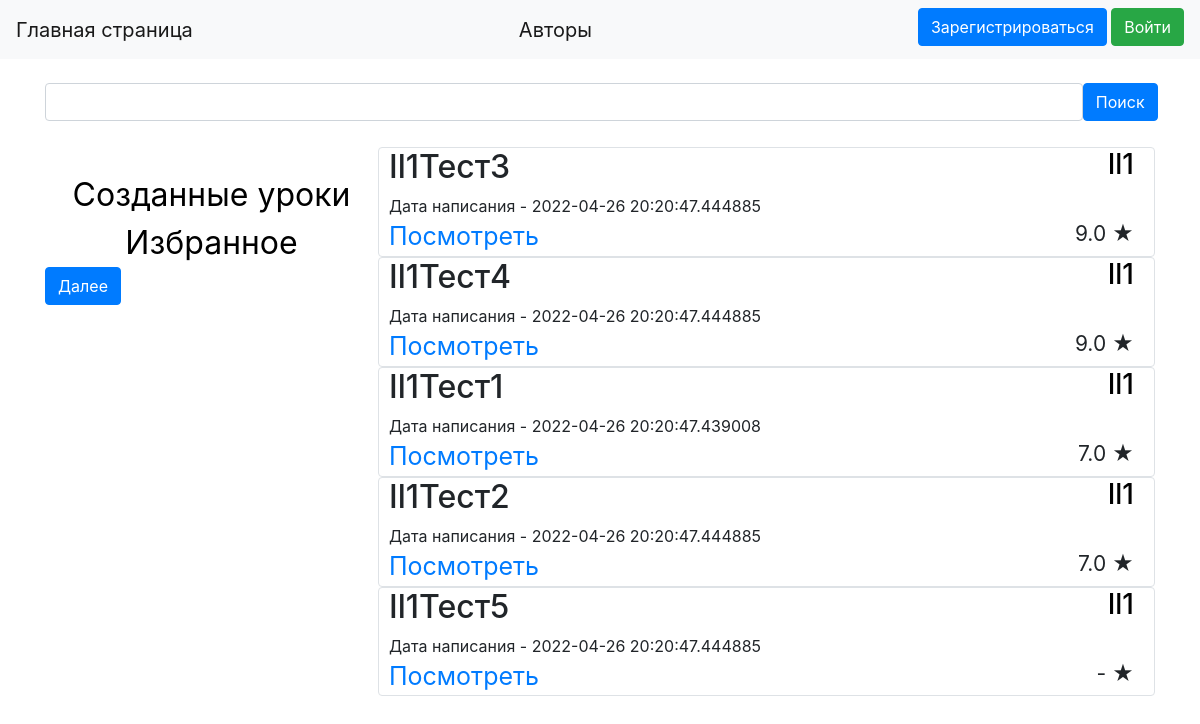
The page /profile/Il1 on the database its author committed.
### data1/lessons.py (models this page shows, shortened)
class Lesson(SqlAlchemyBase):
    __tablename__ = 'lessons'
    id = sqlalchemy.Column(sqlalchemy.Integer,
                           primary_key=True, autoincrement=True)
    title = sqlalchemy.Column(sqlalchemy.String, nullable=True)
    content = sqlalchemy.Column(sqlalchemy.String, nullable=True)
    added_to_favorites_count = sqlalchemy.Column(sqlalchemy.Integer, default=0)
    rate = sqlalchemy.Column(sqlalchemy.Float, default=0)
    rates_count = sqlalchemy.Column(sqlalchemy.Integer, default=0)
    created_date = sqlalchemy.Column(sqlalchemy.DateTime,
                                     default=datetime.datetime.now)
    user_id = sqlalchemy.Column(sqlalchemy.Integer,
                                sqlalchemy.ForeignKey("users.id"))
    user = orm.relation('User')
    favourites = orm.relation("Favourites", back_populates='lesson')

### data1/users.py (models this page shows, shortened)
class User(SqlAlchemyBase, UserMixin):
    __tablename__ = 'users'
    id = sqlalchemy.Column(sqlalchemy.Integer,
                           primary_key=True, autoincrement=True)
    name = sqlalchemy.Column(sqlalchemy.String, unique=True, nullable=True)
    about = sqlalchemy.Column(sqlalchemy.String, nullable=True)
    email = sqlalchemy.Column(sqlalchemy.String,
                              index=True, unique=True, nullable=True)
    hashed_password = sqlalchemy.Column(sqlalchemy.String, nullable=True)
    created_lessons_count = sqlalchemy.Column(sqlalchemy.Integer, default=0)
    favourites_lessons_count = sqlalchemy.Column(sqlalchemy.Integer, default=0)
    created_date = sqlalchemy.Column(sqlalchemy.DateTime,
                                     default=datetime.datetime.now)
    lessons = orm.relation("Lesson", back_populates='user')
    favourites = orm.relation("Favourites", back_populates='user')

### LearnCreator.py (the view, shortened to what this page needs)
@app.route('/profile/<string:name>', methods=['GET', 'POST'])
def watch_profile(name):
    global limit, user_now, profile, FirstResult, search_now, lessons_now_count
    search = SearchForm()
    if name != user_now:
        profile = 'your_lessons'
        search_now, user_now, FirstResult, limit = start_parameters()
    if request.method == "POST":
        FirstResult = 0
        limit = 5
        search_now = search.search.data
    db_sess = db_session.create_session()
    user = db_sess.query(User).filter(User.name == name).first()
    user_now = user.name
    db_sess = db_session.create_session()
    my_favourites_ids = []
    if current_user.is_authenticated:
        my_favourites_ids = [x.lesson_id for x in
                             db_sess.query(Favourites.lesson_id).filter(
                                 Favourites.user_id == current_user.id).distinct()]
    favourites_ids = [x.lesson_id for x in
                      db_sess.query(Favourites.lesson_id).filter(Favourites.user_id == user.id).distinct()]
    if profile == 'your_lessons':
        lessons = db_sess.query(Lesson).filter(Lesson.title.like(f'%{search_now}%') | Lesson.title.like(
            '%' + str(search_now).capitalize() + '%') | Lesson.title.like(
            '%' + str(search_now).lower() + '%') | Lesson.title.like(
            '%' + str(search_now).upper() + '%'), Lesson.user_id == user.id).order_by(-Lesson.rate,
                                                                                      -Lesson.added_to_favorites_count,
                                                                                      Lesson.title)[
                  FirstResult:limit]
        lessons_now_count = db_sess.query(Lesson).filter(Lesson.title.like(f'%{search_now}%') | Lesson.title.like(
            '%' + str(search_now).capitalize() + '%') | Lesson.title.like(
            '%' + str(search_now).lower() + '%') | Lesson.title.like(
            '%' + str(search_now).upper() + '%'), Lesson.user_id == user.id).count()
    return render_template('profile.html', user=user, profile=profile, lessons=lessons, search=search,
                           lessons_now_count=lessons_now_count, FirstResult=FirstResult, limit=limit,
                           my_favourites_ids=my_favourites_ids)

### forms/search.py
class SearchForm(FlaskForm):
    search = StringField('Поиск')
    select = SubmitField('Поиск')
    estimate = StringField('Оценка')
    further = SubmitField('Далее')
    back = SubmitField('Назад')

### data1/db_session.py (called while the page is built)
def create_session() -> Session:
    global __factory
    return __factory()

### templates/profile.html (shortened to what this page needs)
{% extends "base.html" %}
{% block content %}
<br>
<form action="" method="post">
    <div style="float: left; width: 93.5%">{{ search.search(class="form-control") }}</div>
    <div style="float: right; width: 6.5%">{{ search.select(type="submit", class="btn btn-primary")
        }}
    </div>
</form>
<br>
<div class="text_url" style="float: left">
    <a href="/your_lessons" class="url">Созданные уроки</a><br>
    <a href="/your_favourites" class="url">Избранное</a>
</div>
<div style="padding-top: 40px">
    {% for item in lessons%}
    <div class="col-md6 border rounded" style="float: right; width: 70%">
        <h2 style="float: left; width: 50%; padding-left: 10px">{{item.title}}</h2>
        <h3 style="float: right; width: 50%; padding-right: 20px" align="right">
            <a href="/profile/{{ item.user.name }}" class="url1">{{item.user.name}}</a>
        </h3>
        <div style="float:left; width: 100%; padding-left: 10px">
            Дата написания - {{item.created_date}}
        </div><br>
        <div style="float: right; width: 14.1%; font-size: 21px; padding-right: 20px" align="right">
            {% if item.rates_count>0%}
            {{item.rate}} &#9733
            {% else %}
            - &#9733
            {% endif %}
        </div>
        <div class="text3" style="font-size: 25px;  padding-left: 10px; width: 80%">
            <a href="/lesson/{{ item.id }}">Посмотреть</a>
        </div>
    </div>
    {% endfor %}
    {% if lessons_now_count>limit%}
    <a href="/limit_profile">{{ search.further(type="submit", class="btn btn-primary") }}</a>
    {% endif %}
</div>
{% endblock %}

### templates/base.html (style rules this page uses)
.text_url { padding-top: 50px; font-size: 200%; width: 30%; text-align: center }
.url { text-decoration: none; color: #000000; }
.url1 { text-decoration: none; color: #000000; }
.text3 { word-spacing: 20px }

### rows shown on the page
Lesson: title "Il1Тест3", user.name "Il1", created_date "2022-04-26 20:20:47.444885", rate "9.0"
Lesson: title "Il1Тест4", user.name "Il1", created_date "2022-04-26 20:20:47.444885", rate "9.0"
Lesson: title "Il1Тест1", user.name "Il1", created_date "2022-04-26 20:20:47.439008", rate "7.0"
Lesson: title "Il1Тест2", user.name "Il1", created_date "2022-04-26 20:20:47.444885", rate "7.0"
Lesson: title "Il1Тест5", user.name "Il1", created_date "2022-04-26 20:20:47.444885"
